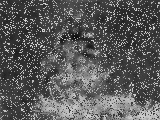
#> input picture hwork2/dip2_py/restored__NOISE_TYPE_1__NR_BILATERAL_FILTER.jpg, 160 x 120 px; its folder holds only this picture in this run
$ python main.py restored__NOISE_TYPE_1__NR_BILATERAL_FILTER.jpg
#> lines starting #> are read from the running program, lines starting #| are printed output that depends on the picture; after the words box and inside, x2 and y2 are one past the last pixel; in counts of white or black regions, pixels touching at a corner belong together
### hwork2/dip2_py/dip2.py
#============================================================================
# Name        : dip2.py
# Author      : Annamalai Lakshmanan
# Version     : 1.0
# Copyright   : -
# Description : Core functionality stubs for second DIP assignment (Python port)
#============================================================================

from __future__ import annotations

from enum import Enum, auto
from typing import Dict

import numpy as np


class NoiseType(Enum):
    """Enumerates supported synthetic noise variants."""

    NOISE_TYPE_1 = auto()
    NOISE_TYPE_2 = auto()


noise_type_names: Dict[NoiseType, str] = {
    NoiseType.NOISE_TYPE_1: "NOISE_TYPE_1",
    NoiseType.NOISE_TYPE_2: "NOISE_TYPE_2",
}


class NoiseReductionAlgorithm(Enum):
    """Enumerates available denoising algorithms."""

    NR_MOVING_AVERAGE_FILTER = auto()
    NR_MEDIAN_FILTER = auto()
    NR_BILATERAL_FILTER = auto()


noise_reduction_algorithm_names: Dict[NoiseReductionAlgorithm, str] = {
    NoiseReductionAlgorithm.NR_MOVING_AVERAGE_FILTER: "NR_MOVING_AVERAGE_FILTER",
    NoiseReductionAlgorithm.NR_MEDIAN_FILTER: "NR_MEDIAN_FILTER",
    NoiseReductionAlgorithm.NR_BILATERAL_FILTER: "NR_BILATERAL_FILTER",
}


def spatial_convolution(src: np.ndarray, kernel: np.ndarray) -> np.ndarray:
    """
    Convolution in spatial domain.

    Performs spatial convolution of image and filter kernel.
    """
    # TO DO !!
    flipkernel = np.flipud(np.fliplr(kernel))

    src_h, src_w = src.shape

    kernel_h, kernel_w = kernel.shape

    padding_height = kernel_h//2
    padding_width = kernel_w//2

    padded_image = np.pad(src,((padding_height,),(padding_width,)), "median")

    result = np.zeros_like(src, dtype=float)

    for y in range(src_h):
        for x in range (src_w):
            region = padded_image[y:y + kernel_h, x:x+kernel_w]
            result[y,x] = np.sum(region * flipkernel)

    return result
    return np.array(src, copy=True)


def average_filter(src: np.ndarray, k_size: int) -> np.ndarray:
    """
    Moving average filter (aka box filter).

    You might want to use dip2.spatial_convolution(...) within this function.
    """
    kernel = np.ones((k_size,k_size))
    kernel = np.multiply(kernel, (1/(k_size*k_size)))

    result = spatial_convolution(src, kernel)
    return result
    # TO DO !!
    return np.array(src, copy=True)


def median_filter(src: np.ndarray, k_size: int) -> np.ndarray:
    """
    Median filter.
    """
    padded_src = np.pad(src, ((k_size//2,),(k_size//2,)),"symmetric")
    src_h, src_w = src.shape
    result = np.zeros_like(src, dtype=float)
    for y in range(src_h):
        for x in range(src_w):
            region = padded_src[y:y+k_size , x:x+k_size]
            if x == 5 and y == 5:
                print(region.flatten())
            #region = sorted(region)
            flat_region = region.flatten()
            sorted_region = np.array(sorted((flat_region)))
            if x == 5 and y == 5:
                print('after sort: ',sorted_region)
            result[y,x] = np.median(sorted_region)

    # TO DO !!
    return result
    return np.array(src, copy=True)


def bilateral_filter(src: np.ndarray, k_size: int, sigma_spatial: float, sigma_radiometric: float) -> np.ndarray:
    """
    Bilateral filter.
    """
    padded_image = np.pad(src, ((k_size//2,),(k_size//2,)),"median")

    result = np.zeros_like(src, dtype=float)
    img_h, img_w = src.shape

    spatialmat = np.zeros((k_size,k_size))
    center = [k_size//2, k_size//2]
    for y in range(k_size):
        for x in range(k_size):
            weight = (1/(2*np.pi*np.square(sigma_spatial)))*np.exp(- (np.square(y-center[0])+np.square(x-center[1])) / (2*np.square(sigma_spatial) ))
            spatialmat[y,x] = weight

    #print(spatialmat)


    for y in range (img_h):
        for x in range (img_w):
            r_w = np.zeros_like(spatialmat)
            area = padded_image[y:y+k_size, x:x+k_size]
            for ky in range(k_size):
                for kx in range(k_size):
                    weightrad = (1 / (2*np.pi*sigma_radiometric**2))*np.exp(
                        - (((area[ky,kx]-area[center[0],center[1]])**2) / (2*sigma_radiometric**2))
                    )
                    r_w[ky,kx] = weightrad
            final_kernel = np.multiply(spatialmat, r_w)
            final_kernel /= np.sum(final_kernel)
            result[y,x] = np.sum(area * final_kernel)
    # TO DO !!
    return result
    return np.array(src, copy=True)


# [21 lines left out: functions nlm_filter, choose_best_algorithm, not called in this run]


def denoise_image(
    src: np.ndarray,
    noise_type: NoiseType,
    noise_reduction_algorithm: NoiseReductionAlgorithm,
) -> np.ndarray:
    """
    Denoising, with parameters specifically tweaked to the supported noise types.
    """
    # TO DO !!

    if noise_reduction_algorithm is NoiseReductionAlgorithm.NR_MOVING_AVERAGE_FILTER:
        if noise_type is NoiseType.NOISE_TYPE_1:
            return average_filter(src, 5)
        if noise_type is NoiseType.NOISE_TYPE_2:
            return average_filter(src, 3)
        raise ValueError("Unhandled noise type!")

    if noise_reduction_algorithm is NoiseReductionAlgorithm.NR_MEDIAN_FILTER:
        if noise_type is NoiseType.NOISE_TYPE_1:
            return median_filter(src, 5)
        if noise_type is NoiseType.NOISE_TYPE_2:
            return median_filter(src, 5)
        raise ValueError("Unhandled noise type!")

    if noise_reduction_algorithm is NoiseReductionAlgorithm.NR_BILATERAL_FILTER:
        if noise_type is NoiseType.NOISE_TYPE_1:
            return bilateral_filter(src, 9, 2, 100.0)
        if noise_type is NoiseType.NOISE_TYPE_2:
            return bilateral_filter(src, 9, 2, 100.0)
        raise ValueError("Unhandled noise type!")

    raise ValueError("Unhandled filter type!")


__all__ = [
    "NoiseType",
    "NoiseReductionAlgorithm",
    "noise_type_names",
    "noise_reduction_algorithm_names",
    "spatial_convolution",
    "average_filter",
    "median_filter",
    "bilateral_filter",
    "nlm_filter",
    "choose_best_algorithm",
    "denoise_image",
]

### hwork2/dip2_py/main.py
#============================================================================
# Name        : main.py
# Author      : Annamalai Lakshmanan
# Version     : 1.0
# Copyright   : -
# Description : Entry point mirroring the C++ assignment workflow
#============================================================================

from __future__ import annotations

import argparse
from pathlib import Path
from typing import Iterable

import cv2
import numpy as np

from dip2 import (
    NoiseReductionAlgorithm,
    NoiseType,
    denoise_image,
    noise_reduction_algorithm_names,
    noise_type_names,
)


def try_load_image(filename: Path) -> np.ndarray:
    """Return image as float32 grayscale array or raise IOError."""
    img = cv2.imread(str(filename), cv2.IMREAD_GRAYSCALE)
#> img is the input picture: shape (120, 160); min 11, max 217, mean 90
    if img is None:
        raise IOError(f"file {filename} not found")
    return img.astype(np.float32, copy=False)


def generate_noisy_image(img: np.ndarray, noise_type: NoiseType) -> np.ndarray:
    """Apply synthetic noise identical to the C++ reference implementation."""
    if noise_type is NoiseType.NOISE_TYPE_1:
        noise_level = 0.15
        tmp1 = np.random.uniform(0.0, 1.0, size=img.shape).astype(np.float32)
        tmp2 = (tmp1 >= noise_level).astype(np.float32) * img
        tmp3 = (tmp1 >= 1.0 - noise_level).astype(np.float32) * 255.0
        noisy = tmp2 + tmp3
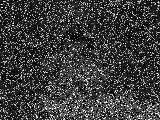
#> noisy: shape (120, 160) float32; min 0, max 471, mean 114.2; drawn with min black and max white
        return np.clip(noisy, 0.0, 255.0, out=noisy)
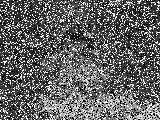
#> returned value: shape (120, 160) float32; min 0, max 255, mean 100.5

    if noise_type is NoiseType.NOISE_TYPE_2:
        noise_level = 50.0
        tmp1 = np.random.normal(0.0, noise_level, size=img.shape).astype(np.float32)
        noisy = img + tmp1
        noisy = np.clip(noisy, 0.0, 255.0, out=noisy)
        return noisy

    raise ValueError(f"Unhandled noise type {noise_type}")


def compute_psnr(reference: np.ndarray, estimate: np.ndarray) -> float:
    """Compute PSNR between two float32 images."""
    mse = np.mean((reference.astype(np.float32) - estimate.astype(np.float32)) ** 2)
    if mse <= 0.0:
        return float("inf")
    return 10.0 * np.log10((255.0 * 255.0) / mse)


def denoise_all(original: np.ndarray, noisy_images: Iterable[np.ndarray]) -> None:
    """Run all denoising combinations and write images/metrics to disk."""
    for noise_idx, noise_type in enumerate(NoiseType):
        noisy_img = noisy_images[noise_idx]
        cv2.imwrite(f"{noise_type_names[noise_type]}.jpg", noisy_img)
        for algo in NoiseReductionAlgorithm:
            denoised = denoise_image(noisy_img, noise_type, algo)
            filename = f"restored__{noise_type_names[noise_type]}__{noise_reduction_algorithm_names[algo]}.jpg"
            cv2.imwrite(filename, denoised)
            psnr = compute_psnr(original, denoised)
            print(f"PSNR for {noise_type_names[noise_type]} with {noise_reduction_algorithm_names[algo]}: {psnr:.2f} dB")


def parse_args() -> argparse.Namespace:
    parser = argparse.ArgumentParser(description="dip2 Python assignment runner")
    parser.add_argument("image_path", type=Path, help="Path to source image")
    return parser.parse_args()


def main() -> None:
    args = parse_args()
    original = try_load_image(args.image_path)
    noisy_images = [generate_noisy_image(original, noise_type) for noise_type in NoiseType]
#> in generate_noisy_image (call 2), `noise_level = 50.0`: noise_level = 50
#> in generate_noisy_image (call 2), `tmp1 = np.random.normal(0.0, noise_level, size=img.shape).astype(np.fl..`:
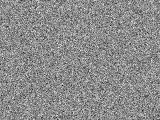
#> tmp1: shape (120, 160) float32; min -233, max 191.6, mean 0; drawn with min black and max white
#> in generate_noisy_image (call 2), `noisy = img + tmp1`:
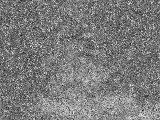
#> noisy: shape (120, 160) float32; min -170.3, max 368.8, mean 90; drawn with min black and max white
#> in generate_noisy_image (call 2), `noisy = np.clip(noisy, 0.0, 255.0, out=noisy)`:
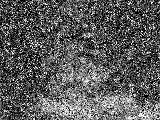
#> noisy: shape (120, 160) float32; 10.49% of pixels changed, all inside (x1, y1, x2, y2) = (0, 0, 160, 120)
#> noisy_images = 2 items
    denoise_all(original, noisy_images)
#> the loop in denoise_all, `for noise_idx, noise_type in enumerate(NoiseType):` made 2 passes
#> pass 1, in spatial_convolution, `padded_image = np.pad(src,((padding_height,),(padding_width,)), "media..`:
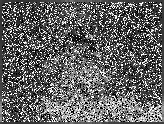
#> padded_image: shape (124, 164) float32; min 0, max 255, mean 98.9
#> pass 1, in average_filter, `result = spatial_convolution(src, kernel)`:
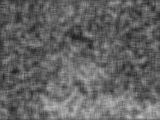
#> result: shape (120, 160) float64; min 28.32, max 195.5, mean 100


if __name__ == "__main__":
    main()

$ run again, on hwork2/dip2_py/restored__NOISE_TYPE_2__NR_MEDIAN_FILTER.jpg
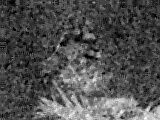
#> input picture hwork2/dip2_py/restored__NOISE_TYPE_2__NR_MEDIAN_FILTER.jpg, 160 x 120 px
#> in try_load_image, img is the input picture: shape (120, 160); min 0, max 255, mean 79.5
#> noise_level = 50
#> in generate_noisy_image (call 2), `noisy = np.clip(noisy, 0.0, 255.0, out=noisy)`:
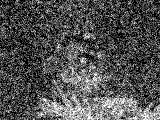
#> noisy: shape (120, 160) float32; min 0, max 255, mean 82.3
#> noisy_images = 2 items
#> the loop in denoise_all, `for noise_idx, noise_type in enumerate(NoiseType):` made 2 passes
#> pass 1, in average_filter, `result = spatial_convolution(src, kernel)`:
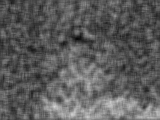
#> result: shape (120, 160) float64; min 7.4, max 215.3, mean 92.8

$ run again, on hwork2/dip2_py/restored__NOISE_TYPE_2__NR_MOVING_AVERAGE_FILTER.jpg
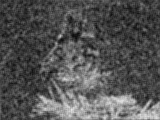
#> input picture hwork2/dip2_py/restored__NOISE_TYPE_2__NR_MOVING_AVERAGE_FILTER.jpg, 160 x 120 px
#> in try_load_image, img is the input picture: shape (120, 160); min 8, max 231, mean 83.5
#> noise_level = 50
#> in generate_noisy_image (call 2), `noisy = np.clip(noisy, 0.0, 255.0, out=noisy)`:
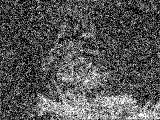
#> noisy: shape (120, 160) float32; min 0, max 255, mean 85.5
#> noisy_images = 2 items
#> the loop in denoise_all, `for noise_idx, noise_type in enumerate(NoiseType):` made 2 passes
#> pass 1, in average_filter, `result = spatial_convolution(src, kernel)`:
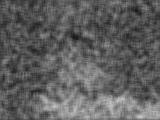
#> result: shape (120, 160) float64; min 24.52, max 203.2, mean 95.6
